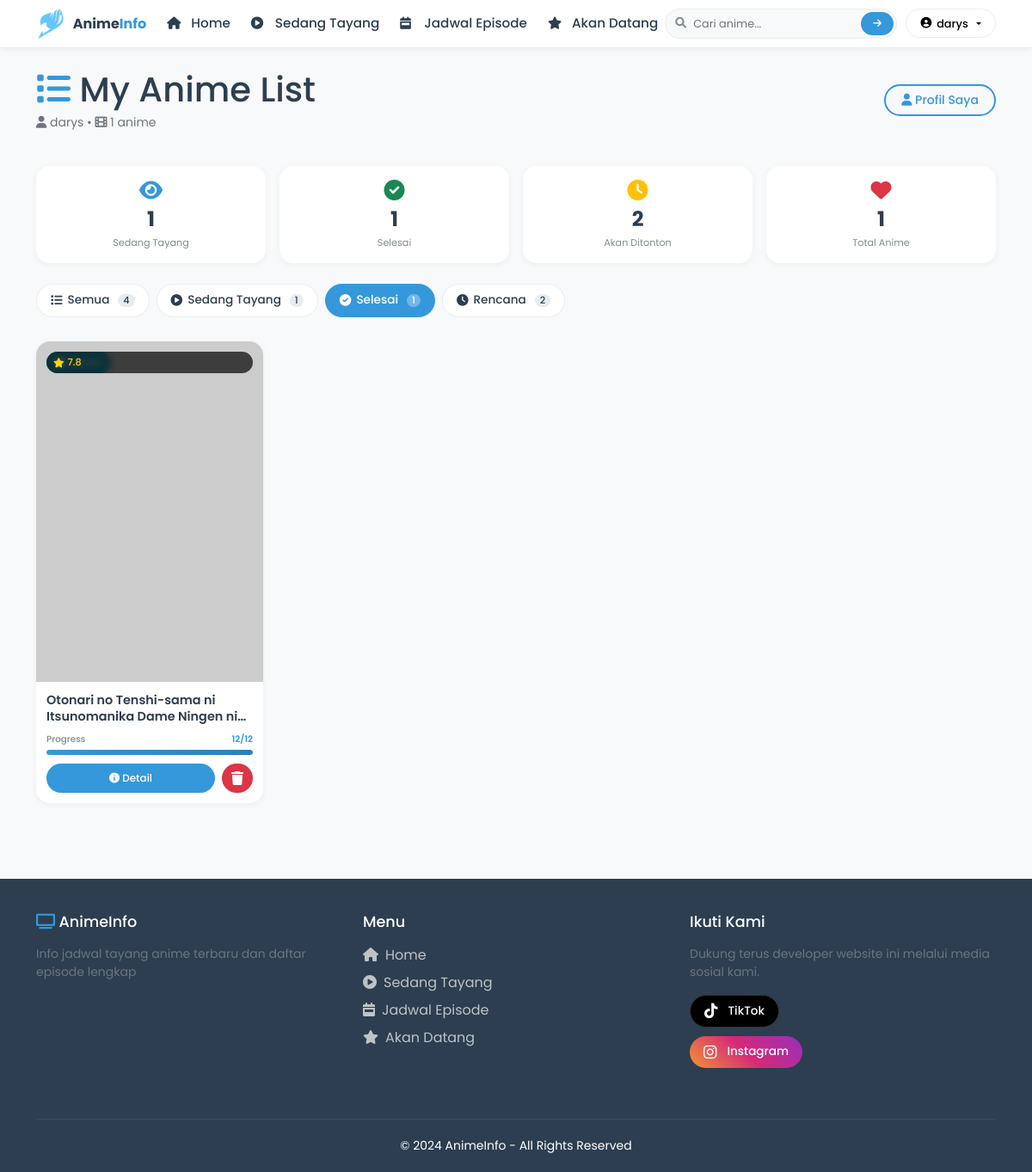
Screenshot of /mylist.php?status=completed (signed in) with the database file from the repository.
### tables this page shows
CREATE TABLE `user_anime_list` (
  `id` int NOT NULL,
  `user_id` int NOT NULL,
  `anime_id` int NOT NULL,
  `anime_title` varchar(255) NOT NULL,
  `anime_image` varchar(500) DEFAULT NULL,
  `anime_score` decimal(3,1) DEFAULT NULL,
  `anime_status` enum('watching','completed','planned','dropped','on_hold') DEFAULT 'planned',
  `anime_progress` int DEFAULT '0',
  `anime_total_episodes` int DEFAULT '0',
  `added_at` timestamp NULL DEFAULT CURRENT_TIMESTAMP,
  `updated_at` timestamp NULL DEFAULT CURRENT_TIMESTAMP ON UPDATE CURRENT_TIMESTAMP
);

### config/auth.php (called while the page is built, shortened)
<?php
class Auth {
    public function __construct() {
        $this->db = new Database();
    }
    public function isLoggedIn() {
        if (session_status() === PHP_SESSION_ACTIVE) {
            return isset($_SESSION['user_id']) && isset($_SESSION['logged_in']) && $_SESSION['logged_in'] === true;
        }
        return false;
    }
    public function getCurrentUser() {
        if ($this->isLoggedIn()) {
            return [
                'id' => $_SESSION['user_id'],
                'username' => $_SESSION['username'],
                'email' => $_SESSION['email'],
                'avatar' => $_SESSION['avatar'] ?? 'default-avatar.png'
            ];
        }
        return null;
    }
}
?>

### config/database.example.php (called while the page is built, shortened)
<?php
class Database {
    private $host = 'localhost';
    private $db_name = 'anime_db';
    private $username = 'root';
    private $password = '';
    public function getConnection() {
        $this->conn = null;
        try {
            $this->conn = new PDO(
                "mysql:host=" . $this->host . ";dbname=" . $this->db_name,
                $this->username,
                $this->password
            );
            $this->conn->setAttribute(PDO::ATTR_ERRMODE, PDO::ERRMODE_EXCEPTION);
            $this->conn->exec("set names utf8");
        } catch(PDOException $e) {
            error_log("Connection error: " . $e->getMessage());
        }
        return $this->conn;
    }
}
?>

### config/anime_list.php (called while the page is built, shortened)
<?php
class AnimeList {
    private $conn;
    public function __construct() {
        $this->db = new Database();
        $this->conn = $this->db->getConnection();
    }
    public function getUserAnimeList($user_id, $status = null, $limit = 24, $offset = 0) {
        try {
            $query = "SELECT * FROM user_anime_list WHERE user_id = :user_id";
            if ($status && $status != 'all') {
                $query .= " AND anime_status = :status";
            }
            $query .= " ORDER BY added_at DESC LIMIT :limit OFFSET :offset";
            $stmt = $this->conn->prepare($query);
            $stmt->bindParam(':user_id', $user_id);
            if ($status && $status != 'all') {
                $stmt->bindParam(':status', $status);
            }
            $stmt->bindParam(':limit', $limit, PDO::PARAM_INT);
            $stmt->bindParam(':offset', $offset, PDO::PARAM_INT);
            $stmt->execute();
            return $stmt->fetchAll(PDO::FETCH_ASSOC);
        } catch(PDOException $e) {
            error_log("Get User Anime List Error: " . $e->getMessage());
            return [];
        }
    }
    public function getListCount($user_id, $status = null) {
        try {
            $query = "SELECT COUNT(*) as total FROM user_anime_list WHERE user_id = :user_id";
            if ($status && $status != 'all') {
                $query .= " AND anime_status = :status";
            }
            $stmt = $this->conn->prepare($query);
            $stmt->bindParam(':user_id', $user_id);
            if ($status && $status != 'all') {
                $stmt->bindParam(':status', $status);
            }
            $stmt->execute();
            $result = $stmt->fetch(PDO::FETCH_ASSOC);
            return $result['total'];
        } catch(PDOException $e) {
            error_log("Get List Count Error: " . $e->getMessage());
            return 0;
        }
    }
}
?>

### mylist.php (the view, shortened to what this page needs)
<?php
require_once 'config/auth.php';
require_once 'config/anime_list.php';
include 'includes/header.php';
$auth = new Auth();
$animeList = new AnimeList();
$user = $auth->getCurrentUser();
$status = isset($_GET['status']) ? $_GET['status'] : 'all';
$page = isset($_GET['page']) ? (int)$_GET['page'] : 1;
$limit = 12;
$offset = ($page - 1) * $limit;
$animes = [];
$totalCount = 0;
if ($status === 'all') {
    $animes = $animeList->getUserAnimeList($user['id'], null, $limit, $offset);
    $totalCount = $animeList->getListCount($user['id']);
} else {
    $animes = $animeList->getUserAnimeList($user['id'], $status, $limit, $offset);
    $totalCount = $animeList->getListCount($user['id'], $status);
}
$statusLabels = [
    'watching' => 'Sedang Tayang',
    'completed' => 'Selesai',
    'planned' => 'Akan Ditonton',
    'dropped' => 'Berhenti',
    'on_hold' => 'Ditunda'
];
$statusIcons = [
    'watching' => 'fa-play-circle',
    'completed' => 'fa-check-circle',
    'planned' => 'fa-clock',
    'dropped' => 'fa-times-circle',
    'on_hold' => 'fa-pause-circle'
];
?>
<div class="mylist-page">
    <div class="mylist-header mb-4">
        <div class="d-flex flex-column flex-md-row justify-content-between align-items-start align-items-md-center gap-3">
            <div>
                <h1 class="mb-1">
                    <i class="fas fa-list text-primary"></i>
                    My Anime List
                </h1>
                <p class="text-muted small mb-0">
                    <i class="fas fa-user"></i> <?php echo htmlspecialchars($user['username']); ?> •
                    <i class="fas fa-film"></i> <?php echo $totalCount; ?> anime
                </p>
            </div>
            <a href="profile.php" class="btn btn-outline-primary btn-sm">
                <i class="fas fa-user"></i> Profil Saya
            </a>
        </div>
    </div>
    <div class="row stats-row g-2 g-md-3 mb-4">
        <div class="col-6 col-md-3">
            <div class="stat-card text-center p-2 p-md-3">
                <div class="stat-icon">
                    <i class="fas fa-eye text-primary"></i>
                </div>
                <div class="stat-value"><?php echo $animeList->getListCount($user['id'], 'watching'); ?></div>
                <div class="stat-label">Sedang Tayang</div>
            </div>
        </div>
        <div class="col-6 col-md-3">
            <div class="stat-card text-center p-2 p-md-3">
                <div class="stat-icon">
                    <i class="fas fa-check-circle text-success"></i>
                </div>
                <div class="stat-value"><?php echo $animeList->getListCount($user['id'], 'completed'); ?></div>
                <div class="stat-label">Selesai</div>
            </div>
        </div>
        <div class="col-6 col-md-3">
            <div class="stat-card text-center p-2 p-md-3">
                <div class="stat-icon">
                    <i class="fas fa-clock text-warning"></i>
                </div>
                <div class="stat-value"><?php echo $animeList->getListCount($user['id'], 'planned'); ?></div>
                <div class="stat-label">Akan Ditonton</div>
            </div>
        </div>
        <div class="col-6 col-md-3">
            <div class="stat-card text-center p-2 p-md-3">
                <div class="stat-icon">
                    <i class="fas fa-heart text-danger"></i>
                </div>
                <div class="stat-value"><?php echo $totalCount; ?></div>
                <div class="stat-label">Total Anime</div>
            </div>
        </div>
    </div>
    <div class="filter-tabs-wrapper mb-4">
        <div class="filter-tabs-scroll">
            <div class="filter-tabs d-flex gap-2">
                <a href="?status=all" class="filter-tab <?php echo $status === 'all' ? 'active' : ''; ?>">
                    <i class="fas fa-list"></i>
                    <span>Semua</span>
                    <span class="badge"><?php echo $animeList->getListCount($user['id']); ?></span>
                </a>
                <a href="?status=watching" class="filter-tab <?php echo $status === 'watching' ? 'active' : ''; ?>">
                    <i class="fas fa-play-circle"></i>
                    <span>Sedang Tayang</span>
                    <span class="badge"><?php echo $animeList->getListCount($user['id'], 'watching'); ?></span>
                </a>
                <a href="?status=completed" class="filter-tab <?php echo $status === 'completed' ? 'active' : ''; ?>">
                    <i class="fas fa-check-circle"></i>
                    <span>Selesai</span>
                    <span class="badge"><?php echo $animeList->getListCount($user['id'], 'completed'); ?></span>
                </a>
                <a href="?status=planned" class="filter-tab <?php echo $status === 'planned' ? 'active' : ''; ?>">
                    <i class="fas fa-clock"></i>
                    <span>Rencana</span>
                    <span class="badge"><?php echo $animeList->getListCount($user['id'], 'planned'); ?></span>
                </a>
            </div>
        </div>
    </div>
    <?php if (empty($animes)): ?>
        <div class="empty-state text-center py-5">
            <div class="empty-icon">
                <i class="fas fa-folder-open fa-4x text-muted"></i>
            </div>
            <h4 class="mt-3">Belum ada anime di list Anda</h4>
            <p class="text-muted">Mulai tambahkan anime favorit Anda dengan mengklik tombol "Tambah ke My List" di halaman detail anime.</p>
            <a href="airing.php" class="btn btn-primary mt-2">
                <i class="fas fa-search"></i> Jelajahi Anime
            </a>
        </div>
    <?php else: ?>
        <div class="anime-list-grid">
            <?php foreach ($animes as $anime): ?>
                <div class="anime-list-card" onclick="window.location.href='detail.php?id=<?php echo $anime['anime_id']; ?>'">
                    <div class="card-image">
                        <img src="<?php echo $anime['anime_image']; ?>"
                             alt="<?php echo htmlspecialchars($anime['anime_title']); ?>"
                             onerror="this.src='https://via.placeholder.com/300x450?text=No+Image'">
                        <div class="status-badge status-<?php echo $anime['anime_status']; ?>">
                            <i class="fas <?php echo $statusIcons[$anime['anime_status']] ?? 'fa-tv'; ?>"></i>
                            <span><?php echo $statusLabels[$anime['anime_status']] ?? $anime['anime_status']; ?></span>
                        </div>
                        <?php if ($anime['anime_score']): ?>
                        <div class="score-badge">
                            <i class="fas fa-star"></i> <?php echo number_format($anime['anime_score'], 1); ?>
                        </div>
                        <?php endif; ?>
                    </div>
                    <div class="card-content">
                        <h3 class="anime-title"><?php echo htmlspecialchars($anime['anime_title']); ?></h3>
                        <?php if ($anime['anime_total_episodes'] > 0 && $anime['anime_progress'] > 0): ?>
                        <div class="progress-container">
                            <div class="progress-info">
                                <span class="progress-label">Progress</span>
                                <span class="progress-value"><?php echo $anime['anime_progress']; ?>/<?php echo $anime['anime_total_episodes']; ?></span>
                            </div>
                            <div class="progress-bar-wrapper">
                                <div class="progress-bar-fill" style="width: <?php echo ($anime['anime_progress'] / $anime['anime_total_episodes']) * 100; ?>%"></div>
                            </div>
                        </div>
                        <?php endif; ?>
                        <div class="card-actions">
                            <a href="detail.php?id=<?php echo $anime['anime_id']; ?>" class="btn-detail">
                                <i class="fas fa-info-circle"></i> Detail
                            </a>
                            <button class="btn-remove" onclick="event.stopPropagation(); removeAnime(<?php echo $anime['anime_id']; ?>, '<?php echo addslashes($anime['anime_title']); ?>')">
                                <i class="fas fa-trash"></i>
                            </button>
                        </div>
                    </div>
                </div>
            <?php endforeach; ?>
        </div>
    <?php endif; ?>
</div>
<?php include 'includes/footer.php'; ?>

### css/style.css (style rules this page uses)
:root { --primary-color: #3498db; --primary-dark: #2980b9; --primary-light: #ebf5ff; --primary-soft: #d6eaf8; --secondary-color: #2c3e50; --accent-color: #e74c3c; --text-dark: #2c3e50; --text-light: #7f8c8d; --text-muted: #95a5a6; --bg-white: #ffffff; --bg-light: #f8f9fa; --bg-gray: #f1f2f6; --border-color: #e9ecef; --shadow-sm: 0 2px 8px rgba(0, 0, 0, 0.05); --shadow-md: 0 4px 12px rgba(0, 0, 0, 0.08); --shadow-lg: 0 8px 24px rgba(0, 0, 0, 0.12); --shadow-xl: 0 20px 35px -12px rgba(0, 0, 0, 0.2); }
* { margin: 0; padding: 0; box-sizing: border-box; }
body { font-family: 'Poppins', 'Segoe UI', Tahoma, Geneva, Verdana, sans-serif; background: var(--bg-light); color: var(--text-dark); min-height: 100vh; display: flex; flex-direction: column; line-height: 1.5; }
.score-badge { position: absolute; top: 12px; left: 12px; background: rgba(0, 0, 0, 0.75); backdrop-filter: blur(4px); padding: 4px 10px; border-radius: 30px; font-size: 0.85rem; font-weight: 600; color: #ffd700; display: flex; align-items: center; gap: 4px; z-index: 2; }
.score-badge i { font-size: 0.7rem; }
.card-content { padding: 16px; flex: 1; display: flex; flex-direction: column; }
.anime-title { margin-bottom: 4px; }
.btn-outline-primary { border: 2px solid var(--primary-color); background: transparent; color: var(--primary-color); border-radius: 50px; padding: 6px 18px; font-weight: 500; transition: all 0.3s ease; }
.badge { padding: 4px 10px; border-radius: 50px; font-weight: 500; }
.text-primary { color: var(--primary-color) !important; }

### includes/header.php (style rules this page uses)
* { margin: 0; padding: 0; box-sizing: border-box; }
body { font-family: 'Poppins', sans-serif; overflow-x: hidden; }

### rows the page displays
user_anime_list: anime_status "Selesai", anime_score "7.8", anime_title "Otonari no Tenshi-sama ni Itsunomanika Dame Ningen…", anime_progress "12", anime_total_episodes "12"

### other values shown
$currentUser['username'] "darys"
$user['username'] "darys"
$totalCount "1"
$animeList->getListCount($user['id'], 'watching') "1"
$animeList->getListCount($user['id'], 'completed') "1"
$animeList->getListCount($user['id'], 'planned') "2"
$animeList->getListCount($user['id']) "4"
